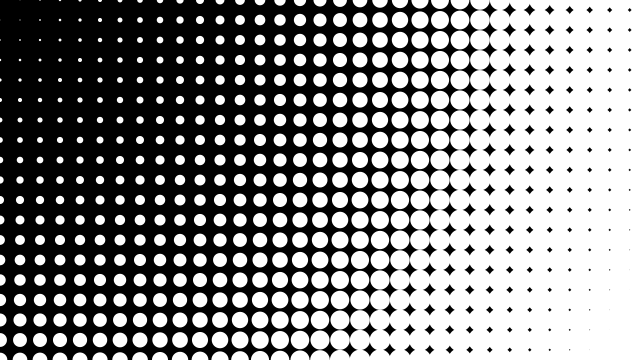
Frame 1 (no input)
Frame 60 (the mouse pressed at the canvas centre just before this capture): identical to frame 1, image omitted
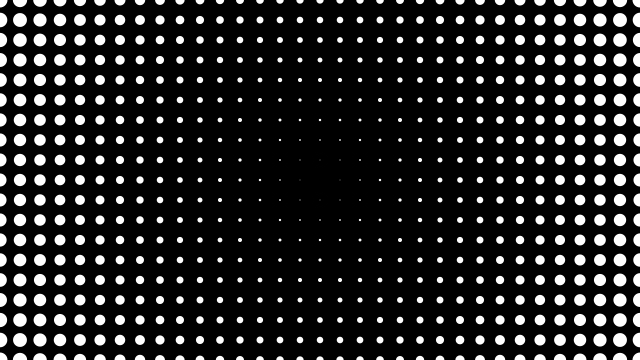
Frame 120 (the mouse held since frame 60 and released just before this capture)

The Processing sketch that drew these frames (run headless with seeded random() and noise(); from frame 60 on, the mouse is pressed at the canvas centre):

// Processing sketch: for_loop_Distance2D
// ── for_loop_Distance2D.pde
/*
 * Distance 2D. 
 * Mmover el mouse para revelar la matriz.  
 * mide la distancia del mouse a cada circulo y ajusta el tamano proporcionalmente
 */

float maxDist;

void setup() {
  size(640, 360); 
  noStroke();
  maxDist = dist(0, 0, width, height); //la diagonal del canvas
}

void draw() 
{
  background(0);

  for (int i = 0; i <= width; i += 20) {
    for (int j = 0; j <= height; j += 20) {
      float size = dist(mouseX, mouseY, i, j);
      size = size/maxDist * 30; //sacamos un porcentaje(0-1) y multiplicamos por tamano maximo
      ellipse(i, j, size, size);
    }
  }
}
